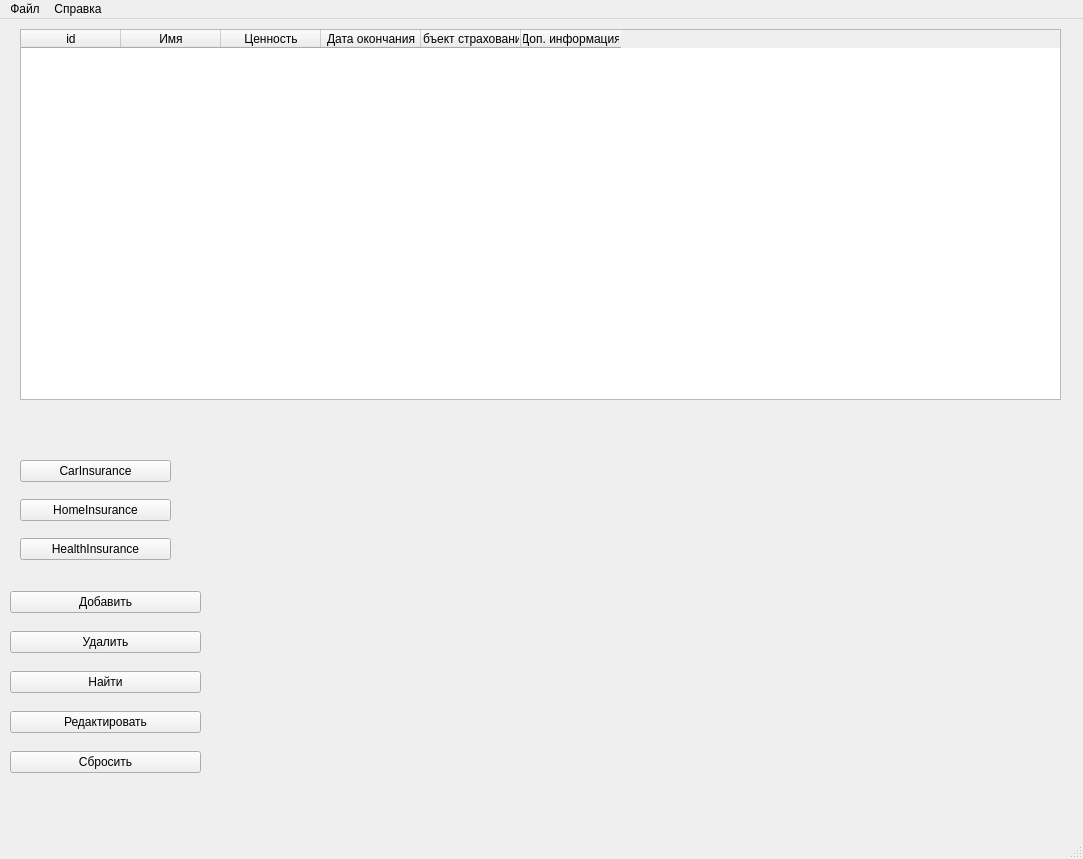
<?xml version="1.0" encoding="UTF-8"?>
<ui version="4.0">
 <class>MainWindow</class>
 <widget class="QMainWindow" name="MainWindow">
  <property name="geometry">
   <rect>
    <x>0</x>
    <y>0</y>
    <width>1083</width>
    <height>859</height>
   </rect>
  </property>
  <property name="windowTitle">
   <string>MainWindow</string>
  </property>
  <widget class="QWidget" name="centralwidget">
   <widget class="QTableWidget" name="tableWidget">
    <property name="geometry">
     <rect>
      <x>20</x>
      <y>10</y>
      <width>1041</width>
      <height>371</height>
     </rect>
    </property>
    <property name="minimumSize">
     <size>
      <width>1041</width>
      <height>0</height>
     </size>
    </property>
    <column>
     <property name="text">
      <string>id</string>
     </property>
    </column>
    <column>
     <property name="text">
      <string>Имя</string>
     </property>
    </column>
    <column>
     <property name="text">
      <string>Ценность</string>
     </property>
    </column>
    <column>
     <property name="text">
      <string>Дата окончания</string>
     </property>
    </column>
    <column>
     <property name="text">
      <string>Объект страхования</string>
     </property>
    </column>
    <column>
     <property name="text">
      <string>Доп. информация</string>
     </property>
    </column>
   </widget>
   <widget class="QWidget" name="verticalLayoutWidget">
    <property name="geometry">
     <rect>
      <x>20</x>
      <y>430</y>
      <width>151</width>
      <height>122</height>
     </rect>
    </property>
    <layout class="QVBoxLayout" name="verticalLayout">
     <item>
      <widget class="QPushButton" name="pushButton">
       <property name="enabled">
        <bool>true</bool>
       </property>
       <property name="text">
        <string>CarInsurance</string>
       </property>
      </widget>
     </item>
     <item>
      <widget class="QPushButton" name="pushButton_3">
       <property name="text">
        <string>HomeInsurance</string>
       </property>
      </widget>
     </item>
     <item>
      <widget class="QPushButton" name="pushButton_2">
       <property name="text">
        <string>HealthInsurance</string>
       </property>
      </widget>
     </item>
    </layout>
   </widget>
   <widget class="QWidget" name="widget" native="true">
    <property name="geometry">
     <rect>
      <x>270</x>
      <y>440</y>
      <width>451</width>
      <height>281</height>
     </rect>
    </property>
   </widget>
   <widget class="QWidget" name="verticalLayoutWidget_2">
    <property name="geometry">
     <rect>
      <x>10</x>
      <y>560</y>
      <width>191</width>
      <height>211</height>
     </rect>
    </property>
    <layout class="QVBoxLayout" name="verticalLayout_2">
     <item>
      <widget class="QPushButton" name="addButton">
       <property name="text">
        <string>Добавить</string>
       </property>
      </widget>
     </item>
     <item>
      <widget class="QPushButton" name="removeButton">
       <property name="text">
        <string>Удалить</string>
       </property>
      </widget>
     </item>
     <item>
      <widget class="QPushButton" name="findButton">
       <property name="text">
        <string>Найти</string>
       </property>
      </widget>
     </item>
     <item>
      <widget class="QPushButton" name="editButton">
       <property name="text">
        <string>Редактировать</string>
       </property>
      </widget>
     </item>
     <item>
      <widget class="QPushButton" name="discardButton">
       <property name="text">
        <string>Сбросить</string>
       </property>
      </widget>
     </item>
    </layout>
   </widget>
  </widget>
  <widget class="QMenuBar" name="menubar">
   <property name="geometry">
    <rect>
     <x>0</x>
     <y>0</y>
     <width>1083</width>
     <height>31</height>
    </rect>
   </property>
   <widget class="QMenu" name="menu">
    <property name="title">
     <string>Файл</string>
    </property>
    <addaction name="openAction"/>
    <addaction name="separator"/>
    <addaction name="saveAction"/>
    <addaction name="saveAtAction"/>
    <addaction name="separator"/>
    <addaction name="newAction"/>
   </widget>
   <widget class="QMenu" name="menu_2">
    <property name="title">
     <string>Справка</string>
    </property>
    <addaction name="manualAction"/>
    <addaction name="aboutProgAction"/>
   </widget>
   <addaction name="menu"/>
   <addaction name="menu_2"/>
  </widget>
  <widget class="QStatusBar" name="statusbar"/>
  <action name="saveAction">
   <property name="text">
    <string>Сохранить</string>
   </property>
  </action>
  <action name="saveAtAction">
   <property name="text">
    <string>Сохранить как...</string>
   </property>
  </action>
  <action name="openAction">
   <property name="text">
    <string>Открыть</string>
   </property>
  </action>
  <action name="newAction">
   <property name="text">
    <string>Создать</string>
   </property>
  </action>
  <action name="manualAction">
   <property name="text">
    <string>Руководство</string>
   </property>
  </action>
  <action name="aboutProgAction">
   <property name="text">
    <string>О программе</string>
   </property>
  </action>
 </widget>
 <resources/>
 <connections/>
</ui>
